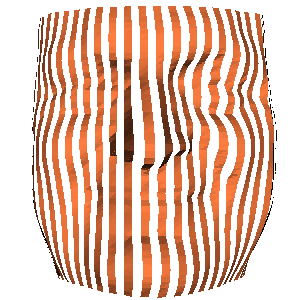

The Python source for this figure:
#!/usr/bin/env python

# Demonstrate vtkStripper and vtkMaskPolyData on fran's face data.

import os

# Factory overrides
import vtkmodules.vtkInteractionStyle  # noqa: F401
import vtkmodules.vtkRenderingOpenGL2  # noqa: F401

from vtkmodules.vtkFiltersCore import (
    vtkMaskPolyData,
    vtkPolyDataNormals,
    vtkStripper,
)
from vtkmodules.vtkIOLegacy import vtkPolyDataReader
from vtkmodules.vtkRenderingCore import (
    vtkActor,
    vtkCamera,
    vtkPolyDataMapper,
    vtkRenderWindow,
    vtkRenderWindowInteractor,
    vtkRenderer,
)

# Data directory
data_dir = os.environ.get("VPE_DATA_DIR", os.path.dirname(os.path.abspath(__file__)))

# Read the Cyberware scan
cyber = vtkPolyDataReader()
cyber.SetFileName(os.path.join(data_dir, "fran_cut.vtk"))

normals = vtkPolyDataNormals()
normals.SetInputConnection(cyber.GetOutputPort())
normals.FlipNormalsOn()

stripper = vtkStripper()
stripper.SetInputConnection(cyber.GetOutputPort())

mask = vtkMaskPolyData()
mask.SetInputConnection(stripper.GetOutputPort())
mask.SetOnRatio(2)

mapper = vtkPolyDataMapper()
mapper.SetInputConnection(mask.GetOutputPort())

actor = vtkActor()
actor.SetMapper(mapper)
actor.GetProperty().SetColor(1.0, 0.49, 0.25)

# Renderer
renderer = vtkRenderer()
renderer.AddActor(actor)
renderer.SetBackground(1, 1, 1)

# Window
render_window = vtkRenderWindow()
render_window.AddRenderer(renderer)
render_window.SetSize(300, 300)
render_window.SetWindowName("strip f")

# Scene
camera = vtkCamera()
camera.SetFocalPoint(0.0520703, -0.128547, -0.0581083)
camera.SetPosition(0.419653, -0.120916, -0.321626)
camera.SetViewAngle(21.4286)
camera.SetViewUp(-0.0136986, 0.999858, 0.00984497)
renderer.SetActiveCamera(camera)

# Interactor
interactor = vtkRenderWindowInteractor()
interactor.SetRenderWindow(render_window)

interactor.Initialize()
interactor.Start()
